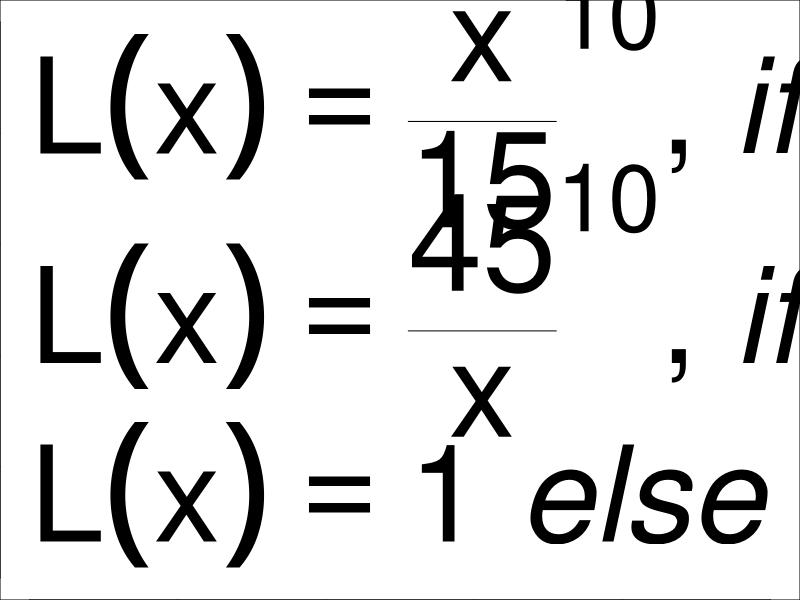
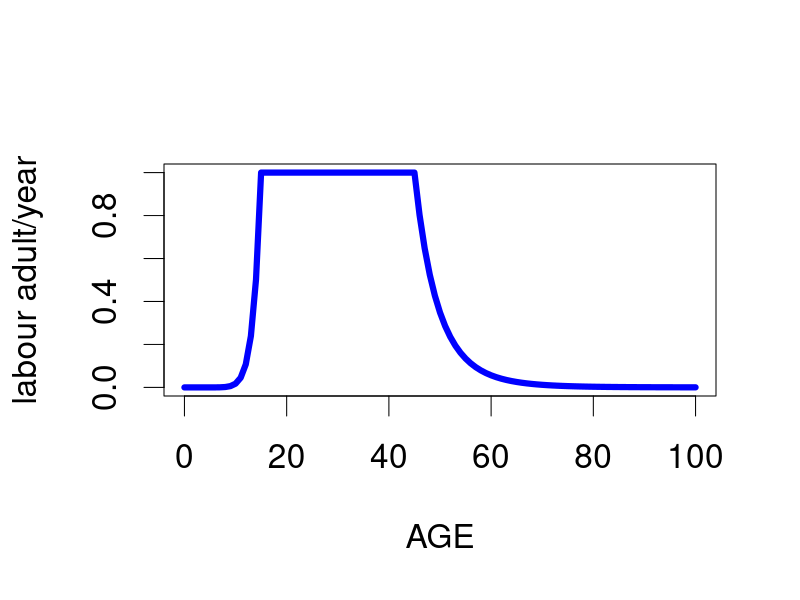

Generate these figures, in order, with R:
# Household labour function

labourPerAge <- function(){
  labourList <- c()
  
  for (i in 0:100)
  {
    labour <- 0
    if (i < 15)
    {
      labour <- (i / 15)^10
    }
    else
    {
      if (i < 45)
      {
        labour <- 1
      }
      else
      {
        labour <- (45 / i)^10
      }
    }
    labour <- max(0, labour)
    labourList <- c(labourList, labour)
  }

  return(labourList)
}

grScale = 2

png("plots/labour-equation.png", width = grScale * 450, height = grScale * 400)
par(cex = grScale * 2, mar = c(0,0,0,0))

plot(c(0, 1), c(0, 1), type = "n")

text(0, 0.85,
     expression(
       paste(
         L(x) == frac(x, 15)^10, ", ", italic("if "), x < 15
       )
     ), cex = grScale, adj = 0)
text(0, 0.5,
     expression(
       paste(
         L(x) == frac(45, x)^10, ", ", italic("if "), x > 45
       )
     ), cex = grScale, adj = 0)
text(0, 0.15,
     expression(
       paste(
         L(x) == 1, italic(" else ")
       )
     ), cex = grScale, adj = 0)

dev.off()


png("plots/labour-infograph.png", width = 640, height = 480)
par(cex = 2)

plot(c(1, 100), c(0, 1), type = "n", 
     xlab = "AGE",
     ylab = "labour adult/year",
     xlim = c(0, 100)
)

lines(0:100, labourPerAge(), col = "blue", lwd = 6)

dev.off()
